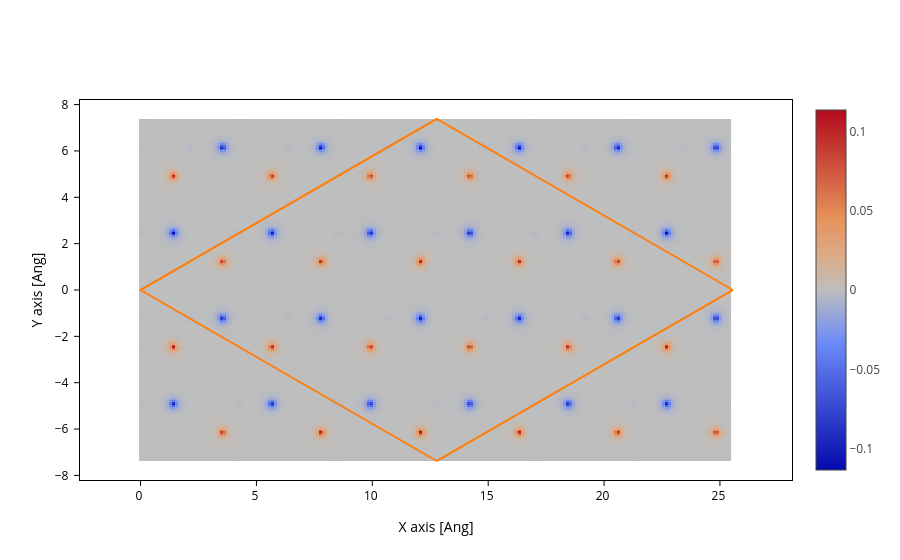

Source (notebook cell):
### Code cell
grid.plot(axes="xy")

### Figure 1 — Plotly figure (JSON) as saved in the notebook; plotly's stock layout.template omitted (floating-point values rounded to 4 significant figures; data arrays with more than 128 entries replaced by an {"elided": "..."} marker saying what was removed)
{"data": [{"coloraxis": "coloraxis", "meta": {}, "opacity": 1, "type": "heatmap", "x": {"elided": "197 float values"}, "y": {"elided": "197 float values"}, "z": {"elided": "197x197 float values"}, "zsmooth": false}, {"meta": {}, "mode": "lines", "name": "Unit cell", "type": "scatter", "x": [0.0, 12.78, 25.56, 25.56, 12.78, 12.78, null, 12.78, 0.0, 0.0, 12.78, 12.78, 0.0, null, 25.56, 12.78, null, 25.56, 12.78], "y": [0.0, 7.379, 0.0, 0.0, 7.379, 7.379, null, 7.379, 0.0, 0.0, -7.379, -7.379, 0.0, null, 0.0, -7.379, null, 0.0, -7.379]}], "layout": {"coloraxis": {"showscale": true}, "scene": {"aspectmode": "data", "xaxis": {"title": {"text": "X axis [Ang]"}}, "yaxis": {"title": {"text": "Y axis [Ang]"}}}, "xaxis": {"scaleanchor": "y", "scaleratio": 1, "title": {"text": "X axis [Ang]"}}, "yaxis": {"title": {"text": "Y axis [Ang]"}}}}
